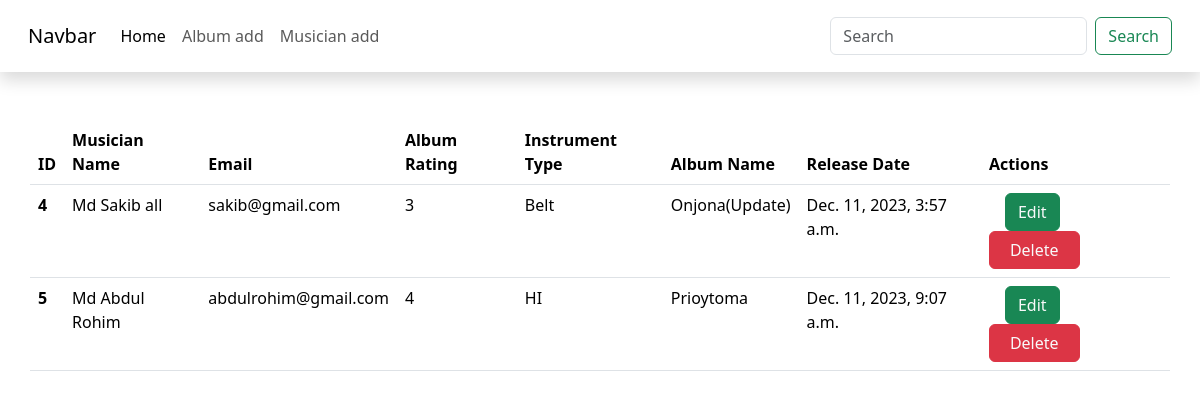
The page / on the database its author committed.
### album/models.py (models this page shows, shortened)
class Album_form(models.Model):
    album_name = models.CharField(max_length=50)
    album_release_date = models.DateTimeField()
    album_rating = models.IntegerField()
    musician = models.ForeignKey(Musicians, on_delete=models.CASCADE, default=None)

### musician/models.py (models this page shows, shortened)
class Musicians(models.Model):
    first_name = models.CharField(max_length=50)
    last_name = models.CharField(max_length=50)
    Email = models.EmailField()
    phone_number = models.CharField(max_length=15)
    Instrument_type = models.TextField()

### Musician_drectory/views.py (the view)
# urls.py: path('', views.home, name='homePage')
def home(res):
    data = Album_form.objects.all()
    return render(res,'home.html',{'data':data} )

### templates/home.html (shortened to what this page needs)
{% extends 'base.html' %}
{% block content %}
<table class="table mt-5 mb-5 mx-auto container">
    <thead>
        <tr>
            <th scope="col">ID</th>
            <th scope="col">Musician Name</th>
            <th scope="col">Email</th>
            <th scope="col">Album Rating</th>
            <th scope="col">Instrument Type</th>
            <th scope="col">Album Name</th>
            <th scope="col">Release Date</th>
            <th scope="col">Actions</th>
        </tr>
    </thead>
    <tbody>
        {%for post in data %}
        <tr>
            <th scope="row">{{post.id}}</th>
            <td>{{post.musician.first_name}}</td>
            <td>{{post.musician.Email}}</td>
            <td>{{post.album_rating}}</td>
            <td>{{post.musician.Instrument_type}}</td>
            <td>{{post.album_name}}</td>
            <td>{{post.album_release_date}}</td>
            <td>
                <button class="btn btn-success mx-3">
                    <a href="{% url 'edit_post' post.id %}" class="text-decoration-none text-light">Edit</a>
                </button>
                <button class="btn btn-danger">
                    <a class="text-decoration-none text-light mx-2" href="{% url 'delete' post.id %}">Delete</a>
                </button>
            </td>
        </tr>
        {% endfor %}
    </tbody>
</table>
{% endblock %}

### templates/base.html (shortened to what this page needs)
<!DOCTYPE html>
<html lang="en">
  <head>
    <link
      href="https://cdn.jsdelivr.net/npm/bootstrap@5.3.2/dist/css/bootstrap.min.css"
      rel="stylesheet"
    />
  </head>
  <body>
    <nav class="navbar navbar-expand-lg shadow p-3 sticky-top">
      <div class="container-fluid">
        <a class="navbar-brand" href="#">Navbar</a>
        <div class="collapse navbar-collapse" id="navbarSupportedContent">
          <ul class="navbar-nav me-auto mb-2 mb-lg-0">
            <li class="nav-item">
              <a
                class="nav-link active"
                aria-current="page"
                href="{% url 'homePage'%}"
                >Home</a
              >
            </li>
            <li class="nav-item">
              <a class="nav-link" href="{% url 'Add_Album' %}">Album add</a>
            </li>
            <li class="nav-item">
              <a class="nav-link" href="{% url 'Add_Musician' %}"
                >Musician add</a
              >
            </li>
          </ul>
          <form class="d-flex" role="search">
            <input
              class="form-control me-2"
              type="search"
              placeholder="Search"
              aria-label="Search"
            />
            <button class="btn btn-outline-success" type="submit">
              Search
            </button>
          </form>
        </div>
      </div>
    </nav>
    {% block content %}{% endblock %}
  </body>
</html>

### rows shown on the page
Album_form: id "4", musician.first_name "Md Sakib all", musician.Email "sakib@gmail.com", album_rating "3", musician.Instrument_type "Belt", album_name "Onjona(Update)", album_release_date "Dec. 11, 2023, 3:57 a.m."
Album_form: id "5", musician.first_name "Md Abdul Rohim", musician.Email "abdulrohim@gmail.com", album_rating "4", musician.Instrument_type "HI", album_name "Prioytoma", album_release_date "Dec. 11, 2023, 9:07 a.m."
